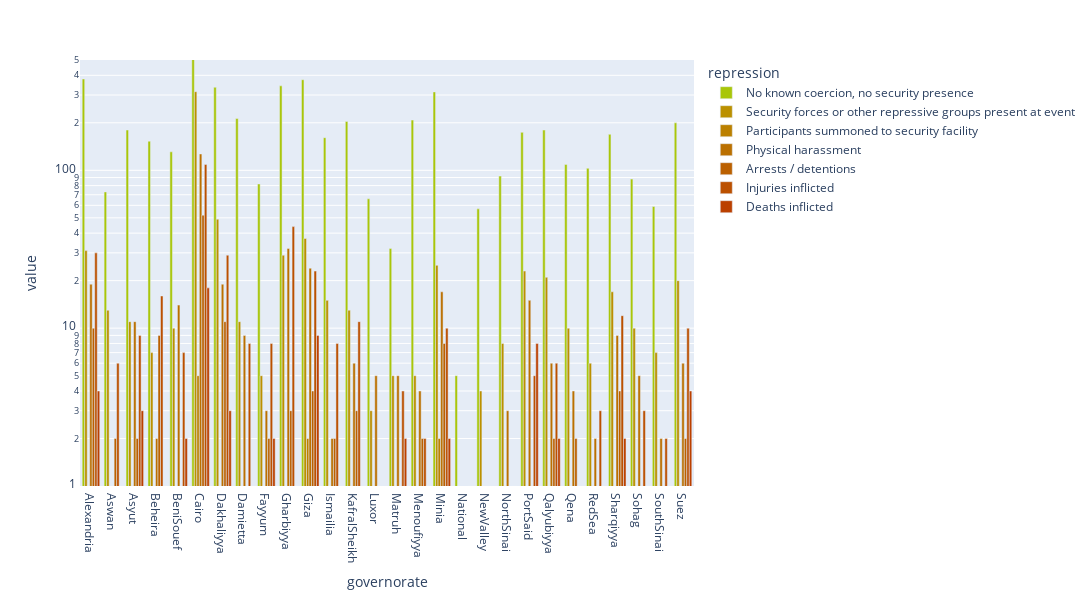

The cell this chart's notebook holds for it:
### Code cell
df = create_df('governorate')
color_dict= col_func(df)

fig = px.bar(df, log_y=True, range_y= [1,500],barmode='group',
            width=1400, height=600,
            color_discrete_map=color_dict)
fig.show()

### Figure 1 — Plotly figure (JSON) as saved in the notebook; plotly's stock layout.template omitted (floating-point values rounded to 4 significant figures)
{"data": [{"alignmentgroup": "True", "hovertemplate": "repression=No known coercion, no security presence<br>governorate=%{x}<br>value=%{y}<extra></extra>", "legendgroup": "No known coercion, no security presence", "marker": {"color": "#A9C609", "pattern": {"shape": ""}}, "name": "No known coercion, no security presence", "offsetgroup": "No known coercion, no security presence", "orientation": "v", "showlegend": true, "textposition": "auto", "type": "bar", "x": ["Alexandria", "Aswan", "Asyut", "Beheira", "BeniSouef", "Cairo", "Dakhaliyya", "Damietta", "Fayyum", "Gharbiyya", "Giza", "Ismailia", "KafralSheikh", "Luxor", "Matruh", "Menoufiyya", "Minia", "National", "NewValley", "NorthSinai", "PortSaid", "Qalyubiyya", "Qena", "RedSea", "Sharqiyya", "Sohag", "SouthSinai", "Suez"], "xaxis": "x", "y": [379, 73, 180, 153, 131, 1401, 336, 213, 82, 343, 375, 161, 204, 66, 32, 208, 314, 5, 57, 92, 174, 180, 109, 103, 169, 88, 59, 200], "yaxis": "y"}, {"alignmentgroup": "True", "hovertemplate": "repression=Security forces or other repressive groups present at event<br>governorate=%{x}<br>value=%{y}<extra></extra>", "legendgroup": "Security forces or other repressive groups present at event", "marker": {"color": "#BB9000", "pattern": {"shape": ""}}, "name": "Security forces or other repressive groups present at event", "offsetgroup": "Security forces or other repressive groups present at event", "orientation": "v", "showlegend": true, "textposition": "auto", "type": "bar", "x": ["Alexandria", "Aswan", "Asyut", "Beheira", "BeniSouef", "Cairo", "Dakhaliyya", "Damietta", "Fayyum", "Gharbiyya", "Giza", "Ismailia", "KafralSheikh", "Luxor", "Matruh", "Menoufiyya", "Minia", "National", "NewValley", "NorthSinai", "PortSaid", "Qalyubiyya", "Qena", "RedSea", "Sharqiyya", "Sohag", "SouthSinai", "Suez"], "xaxis": "x", "y": [31, 13, 11, 7, 10, 315, 49, 11, 5, 29, 37, 15, 13, 3, 5, 5, 25, null, 4, 8, 23, 21, 10, 6, 17, 10, 7, 20], "yaxis": "y"}, {"alignmentgroup": "True", "hovertemplate": "repression=Participants summoned to security facility<br>governorate=%{x}<br>value=%{y}<extra></extra>", "legendgroup": "Participants summoned to security facility", "marker": {"color": "#BB8000", "pattern": {"shape": ""}}, "name": "Participants summoned to security facility", "offsetgroup": "Participants summoned to security facility", "orientation": "v", "showlegend": true, "textposition": "auto", "type": "bar", "x": ["Alexandria", "Aswan", "Asyut", "Beheira", "BeniSouef", "Cairo", "Dakhaliyya", "Damietta", "Fayyum", "Gharbiyya", "Giza", "Ismailia", "KafralSheikh", "Luxor", "Matruh", "Menoufiyya", "Minia", "National", "NewValley", "NorthSinai", "PortSaid", "Qalyubiyya", "Qena", "RedSea", "Sharqiyya", "Sohag", "SouthSinai", "Suez"], "xaxis": "x", "y": [1, null, null, null, null, 5, null, null, 1, null, 2, 1, null, null, null, null, 2, null, 1, null, 1, null, null, null, null, null, null, null], "yaxis": "y"}, {"alignmentgroup": "True", "hovertemplate": "repression=Physical harassment<br>governorate=%{x}<br>value=%{y}<extra></extra>", "legendgroup": "Physical harassment", "marker": {"color": "#BB7000", "pattern": {"shape": ""}}, "name": "Physical harassment", "offsetgroup": "Physical harassment", "orientation": "v", "showlegend": true, "textposition": "auto", "type": "bar", "x": ["Alexandria", "Aswan", "Asyut", "Beheira", "BeniSouef", "Cairo", "Dakhaliyya", "Damietta", "Fayyum", "Gharbiyya", "Giza", "Ismailia", "KafralSheikh", "Luxor", "Matruh", "Menoufiyya", "Minia", "National", "NewValley", "NorthSinai", "PortSaid", "Qalyubiyya", "Qena", "RedSea", "Sharqiyya", "Sohag", "SouthSinai", "Suez"], "xaxis": "x", "y": [19, 1, 11, 2, 14, 127, 19, 9, 3, 32, 24, 2, 6, 5, 5, 4, 17, null, null, 3, 15, 6, 4, 2, 9, 5, 2, 6], "yaxis": "y"}, {"alignmentgroup": "True", "hovertemplate": "repression=Arrests / detentions<br>governorate=%{x}<br>value=%{y}<extra></extra>", "legendgroup": "Arrests / detentions", "marker": {"color": "#BB6000", "pattern": {"shape": ""}}, "name": "Arrests / detentions", "offsetgroup": "Arrests / detentions", "orientation": "v", "showlegend": true, "textposition": "auto", "type": "bar", "x": ["Alexandria", "Aswan", "Asyut", "Beheira", "BeniSouef", "Cairo", "Dakhaliyya", "Damietta", "Fayyum", "Gharbiyya", "Giza", "Ismailia", "KafralSheikh", "Luxor", "Matruh", "Menoufiyya", "Minia", "National", "NewValley", "NorthSinai", "PortSaid", "Qalyubiyya", "Qena", "RedSea", "Sharqiyya", "Sohag", "SouthSinai", "Suez"], "xaxis": "x", "y": [10, 2, 2, 9, 1, 52, 11, null, 2, 3, 4, 2, 3, 1, 1, 2, 8, null, null, null, null, 2, 2, null, 4, null, null, 2], "yaxis": "y"}, {"alignmentgroup": "True", "hovertemplate": "repression=Injuries inflicted<br>governorate=%{x}<br>value=%{y}<extra></extra>", "legendgroup": "Injuries inflicted", "marker": {"color": "#BB5000", "pattern": {"shape": ""}}, "name": "Injuries inflicted", "offsetgroup": "Injuries inflicted", "orientation": "v", "showlegend": true, "textposition": "auto", "type": "bar", "x": ["Alexandria", "Aswan", "Asyut", "Beheira", "BeniSouef", "Cairo", "Dakhaliyya", "Damietta", "Fayyum", "Gharbiyya", "Giza", "Ismailia", "KafralSheikh", "Luxor", "Matruh", "Menoufiyya", "Minia", "National", "NewValley", "NorthSinai", "PortSaid", "Qalyubiyya", "Qena", "RedSea", "Sharqiyya", "Sohag", "SouthSinai", "Suez"], "xaxis": "x", "y": [30, 6, 9, 16, 7, 109, 29, 8, 8, 44, 23, 8, 11, null, 4, 2, 10, 1, null, 1, 5, 6, 1, 3, 12, 3, 2, 10], "yaxis": "y"}, {"alignmentgroup": "True", "hovertemplate": "repression=Deaths inflicted<br>governorate=%{x}<br>value=%{y}<extra></extra>", "legendgroup": "Deaths inflicted", "marker": {"color": "#BB4000", "pattern": {"shape": ""}}, "name": "Deaths inflicted", "offsetgroup": "Deaths inflicted", "orientation": "v", "showlegend": true, "textposition": "auto", "type": "bar", "x": ["Alexandria", "Aswan", "Asyut", "Beheira", "BeniSouef", "Cairo", "Dakhaliyya", "Damietta", "Fayyum", "Gharbiyya", "Giza", "Ismailia", "KafralSheikh", "Luxor", "Matruh", "Menoufiyya", "Minia", "National", "NewValley", "NorthSinai", "PortSaid", "Qalyubiyya", "Qena", "RedSea", "Sharqiyya", "Sohag", "SouthSinai", "Suez"], "xaxis": "x", "y": [4, 1, 3, 1, 2, 18, 3, 1, 2, 1, 9, null, null, null, 2, 1, 2, null, null, 1, 8, 2, null, 1, 2, null, null, 4], "yaxis": "y"}], "layout": {"barmode": "group", "height": 600, "legend": {"title": {"text": "repression"}, "tracegroupgap": 0}, "margin": {"t": 60}, "width": 1400, "xaxis": {"anchor": "y", "domain": [0, 1], "title": {"text": "governorate"}}, "yaxis": {"anchor": "x", "domain": [0, 1], "range": [0, 2.699], "title": {"text": "value"}, "type": "log"}}}
